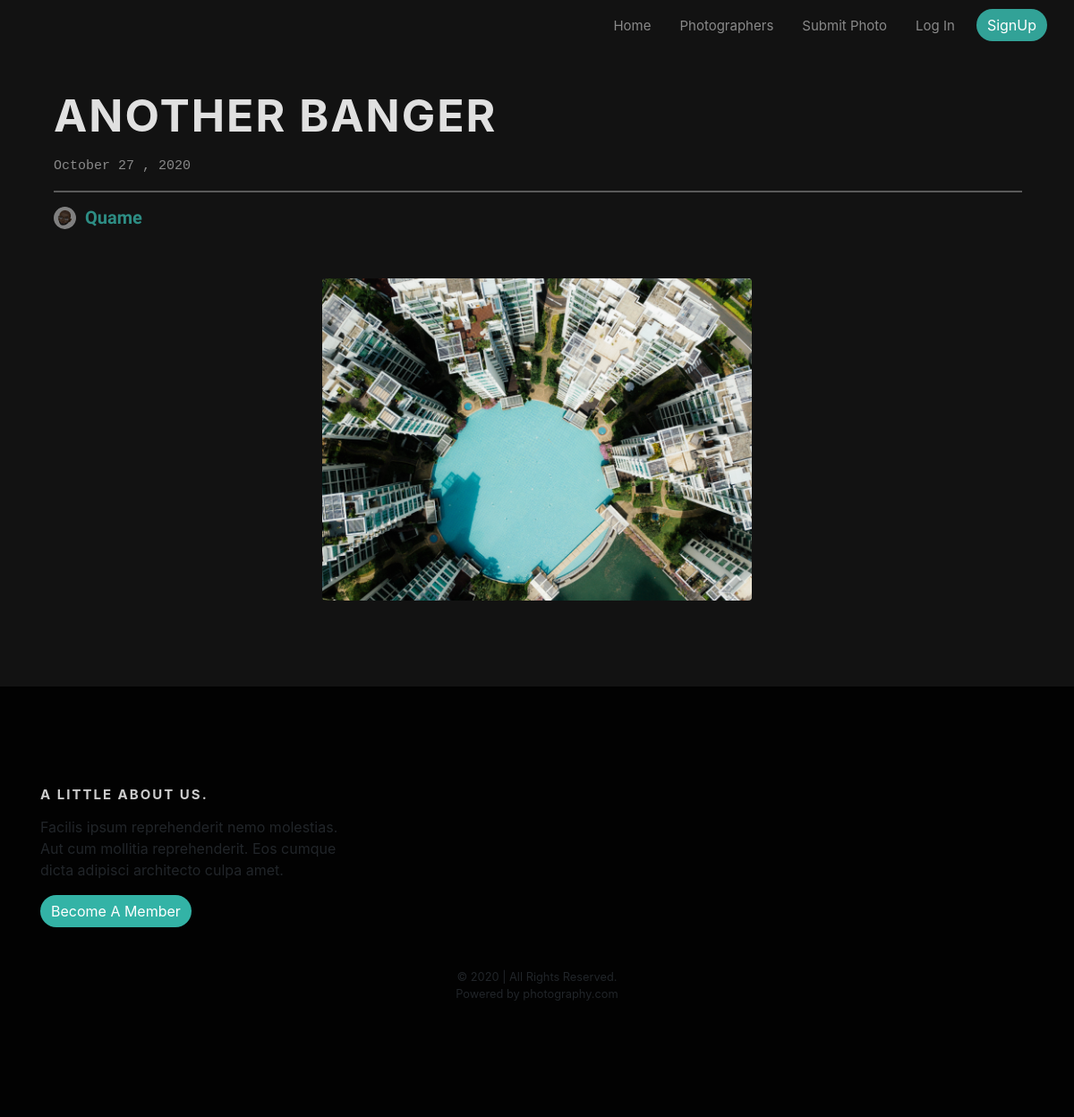
The page /post/another-banger on the database its author committed.
### photo/models.py (models this page shows, shortened)
class Post(models.Model):
    picture = models.ImageField(upload_to="pictures/")
    title = models.CharField(max_length=100, unique=True)
    description = models.TextField(default='', blank=True)
    date_posted = models.DateTimeField(default=timezone.now)
    photographer = models.ForeignKey(User, on_delete=models.CASCADE)
    slug = AutoSlugField(populate_from='title', always_update=True)

### user/models.py (models this page shows, shortened)
class Profile(models.Model):
    user = models.OneToOneField(User, on_delete=models.CASCADE)
    bio = models.TextField(max_length=200, blank=True)
    image = models.ImageField(upload_to='profile_pics', default='default.jpg')

### photo/views.py (the view)
# urls.py: path('post/<str:slug>', PostDetailView.as_view(), name='post-detail'),
class PostDetailView(DetailView):
    model = Post

### photo/templates/photo/post_detail.html (shortened to what this page needs)
{%extends 'photo/base.html'%}
{%block content%}
        <main id="portfolio">
            <div class=" portfolio-detail mt-4">
                <h2>{{object.title}}</h2>
                <p style="font-family:Monospace">{{object.date_posted|date:'F d , Y'}}</p>
                <hr>
                <div class="acc-item justify-content-start mt-2 mb-2">
                    <img class="rounded-circle photographer-img" src="{{post.photographer.profile.image.url}}" alt="">
                    <h3>{{post.photographer}}</h3>
                </div>
            </div>
            <div class="mt-5 mb-5">
                <img class="img-detail rounded mx-auto d-block" src="{{post.picture.url}}" alt="">
            </div>
        </main>
{%endblock content%}

### photo/templates/photo/base.html (style rules this page uses)
body { background-color: #121212; }
#portfolio { width: 90%; margin: auto; margin-top: 50px; }
#portfolio hr { border: 0.5px solid rgba(255, 255, 255, 0.3); width: 100%; }
#portfolio .acc-item { display: flex; justify-content: flex-end; }
#portfolio .acc-item h3 { text-align: right; font-family: "Dancing Script", sans-serif; color: rgba(64, 224, 208, 0.6); font-size: 20px; font-weight: bold; }
#portfolio .acc-item img { height: 25px; width: 25px; margin-right: 10px; }
#portfolio img { filter: brightness(50%); height: 40vh; width: 40vw; transition: 0.5s; }
#portfolio .img-detail { filter: brightness(100%); max-width: 100%; height: auto; }
#portfolio .portfolio-detail h2 { text-transform: uppercase; letter-spacing: 2px; text-align: left; color: rgba(255, 255, 255, 0.87); font-size: 50px; font-weight: bold; }
#portfolio .portfolio-detail p { font-size: 15px; text-align: left; color: rgba(255, 255, 255, 0.5); }
.photographer-img { height: 150px; width: 150px; margin-right: 10px; }

### rows shown on the page
Post: title "ANOTHER BANGER", date_posted "October 27 , 2020", photographer.profile.image (picture), photographer "Quame", picture (picture)
